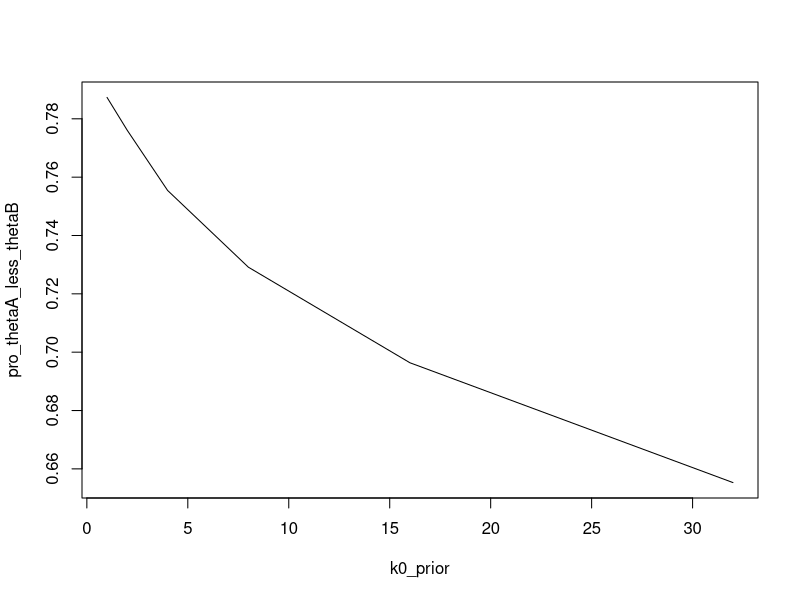
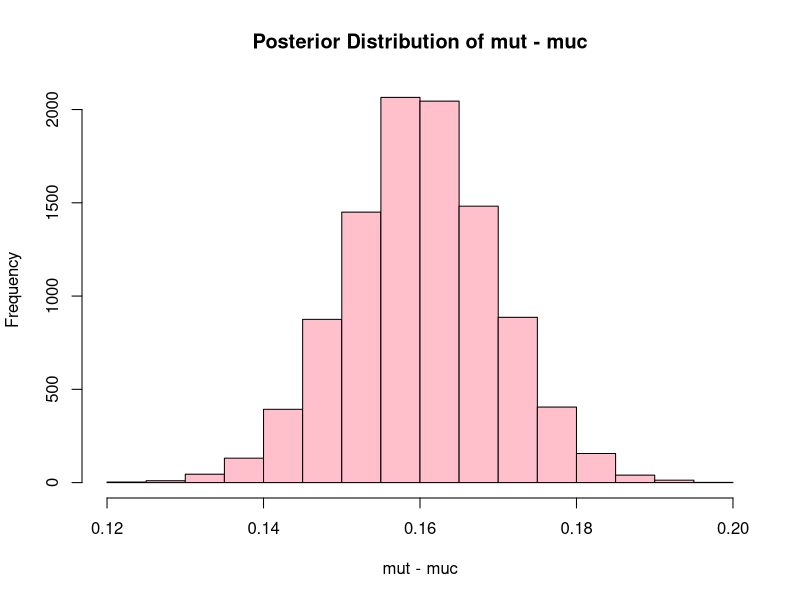

Source code (R) for these figures, in order:
## ---- chunk 1
knitr::opts_chunk$set(echo = TRUE)
## ---- chunk 2
library(MCMCpack)
#school1
school1=c(2.11,9.75,13.88,11.3,8.93,15.66,16.38,4.54,8.86,11.94,12.47,11.11,11.65,14.53,9.61,7.38,3.34,9.06,9.45,5.98,7.44,8.5,1.55,11.45,9.73)
n1=length(school1)
xbar1=mean(school1)
SS1=sum((school1-xbar1)^2)
mu0_prior=5
k0_prior=1
v0_prior=2
SS0_sq=4
kn_posterior1=k0_prior + n1
mu_posterior1=(k0_prior * mu0_prior+ n1 * xbar1) / kn_posterior1
vn_posterior1=v0_prior + n1
sigma_sq_posterior1=(SS1+SS0_sq*v0_prior+(k0_prior*n1/kn_posterior1)*((xbar1-mu0_prior)^2))/vn_posterior1
sigma_samples1=sqrt(rinvgamma(10000,vn_posterior1/2, vn_posterior1*sigma_sq_posterior1/2))
theta1=rnorm(10000, mu_posterior1, sigma_samples1/sqrt(kn_posterior1))
theta_ci1=quantile(theta1, c(0.025, 0.975))
sigma_ci1=quantile(sigma_samples1, c(0.025, 0.975))
cat("Posterior Mean (Theta) of school1:", mean(theta1), "\n")
cat("95% Credible Interval for Theta of school1:", theta_ci1, "\n")
cat("Posterior Standard Deviation (Sigma):", mean(sigma_samples1), "\n")
cat("95% Credible Interval for sigma of school1:", sigma_ci1, "\n")

#school2
school2=c(0.29,1.13,6.52,11.72,6.54,5.63,14.59,11.74,9.12,9.43,10.64,12.28,9.5,0.63,15.35,5.31,8.49,3.04,3.77,6.22,2.14,6.58,1.11)
n2=length(school2)
xbar2=mean(school2)
SS2=sum((school2-xbar2)^2)
kn_posterior2=k0_prior + n2
mu_posterior2=(k0_prior * mu0_prior+ n2 * xbar2) / kn_posterior2
vn_posterior2=v0_prior + n2
sigma_sq_posterior2=(SS2+SS0_sq*v0_prior+(k0_prior*n2/kn_posterior2)*((xbar2-mu0_prior)^2))/vn_posterior2
sigma_samples2=sqrt(rinvgamma(10000,vn_posterior2/2,vn_posterior2*sigma_sq_posterior2/2))
theta2=rnorm(10000, mu_posterior2, sigma_samples2/sqrt(kn_posterior2))
theta_ci2=quantile(theta2, c(0.025, 0.975))
sigma_ci2=quantile(sigma_samples2, c(0.025, 0.975))
cat("Posterior Mean (Theta) of school2:", mean(theta2), "\n")
cat("95% Credible Interval for Theta of school2:", theta_ci2, "\n")
cat("Posterior Standard Deviation (Sigma):", mean(sigma_samples2), "\n")
cat("95% Credible Interval for sigma of school2:", sigma_ci2, "\n") 

#school3
school3=c(4.33,7.77,4.15,5.64,7.69,5.04,10.01,13.43,13.63,9.9,5.72,5.16,4.33,12.9,11.27,6.05
,0.95,6.02,12.22,12.85)
n3=length(school3)
xbar3=mean(school3)
SS3=sum((school3-xbar3)^2)
kn_posterior3=k0_prior + n3
mu_posterior3=(k0_prior * mu0_prior+ n3 * xbar3) / kn_posterior3
vn_posterior3=v0_prior + n3
sigma_sq_posterior3=(SS3+SS0_sq*v0_prior+(k0_prior*n2/kn_posterior3)*((xbar3-mu0_prior)^2))/vn_posterior3
sigma_samples3=sqrt(rinvgamma(10000,vn_posterior3/2,vn_posterior3*sigma_sq_posterior3/2))
theta3=rnorm(10000, mu_posterior3, sigma_samples3/sqrt(kn_posterior3))
theta_ci3=quantile(theta3, c(0.025, 0.975))
sigma_ci3=quantile(sigma_samples3, c(0.025, 0.975))
cat("Posterior Mean (Theta) of school3:", mean(theta3), "\n")
cat("95% Credible Interval for Theta of school3:", theta_ci3, "\n")
cat("Posterior Standard Deviation (Sigma):", mean(sigma_samples3), "\n")
cat("95% Credible Interval for sigma of school3:", sigma_ci3, "\n") 

## ---- chunk 3

compute_posterior_probability_theta = function(samples_i, samples_j, samples_k) {
  i_less_j_less_k = 0
  for(i in 1:10000){
        if (samples_i[i] < samples_j[i] && samples_j[i] < samples_k[i]) {
          i_less_j_less_k = i_less_j_less_k + 1
        }
  }
  
posterior_probability = i_less_j_less_k / length(samples_i) 
  return(posterior_probability)
}

ijk = compute_posterior_probability_theta(theta1, theta2, theta3)
ikj = compute_posterior_probability_theta(theta1, theta3, theta2)
jik = compute_posterior_probability_theta(theta2, theta1, theta3)
jki = compute_posterior_probability_theta(theta2, theta3, theta1)
kij = compute_posterior_probability_theta(theta3, theta1, theta2)
kji = compute_posterior_probability_theta(theta3, theta2, theta1)

cat("Posterior Probability theta1 < theta2 < theta3:", ijk, "\n")
cat("Posterior Probability theta1 < theta3 < theta2:", ikj, "\n")
cat("Posterior Probability theta2 < theta1 < theta3:", jik, "\n")
cat("Posterior Probability theta2 < theta3 < theta1:", jki, "\n")
cat("Posterior Probability theta3 < theta1 < theta2:", kij, "\n")
cat("Posterior Probability theta3 < theta2 < theta1:", kji, "\n")

## ---- chunk 4

Y11=rt(10000,vn_posterior1)*sigma_samples1/sqrt(kn_posterior1)*sqrt(kn_posterior1+1)+mu_posterior1

Y22=rt(10000,vn_posterior2)*sigma_samples2/sqrt(kn_posterior2)*sqrt(kn_posterior2+1)+mu_posterior2

Y33=rt(10000,vn_posterior3)*sigma_samples3/sqrt(kn_posterior3)*sqrt(kn_posterior3+1)+mu_posterior3
compute_posterior_probability_Y = function(samples_i, samples_j, samples_k) {
  i_less_j_less_k = 0
  for(i in 1:10000){
        if (samples_i[i] < samples_j[i] && samples_j[i] < samples_k[i]) {
          i_less_j_less_k = i_less_j_less_k + 1
        }
  }
  
posterior_probability = i_less_j_less_k / length(samples_i) 
  return(posterior_probability)
}


ijk1 = compute_posterior_probability_Y(Y11, Y22, Y33)
ikj1 = compute_posterior_probability_Y(Y11, Y33, Y22)
jik1 = compute_posterior_probability_Y(Y22, Y11, Y33)
jki1 = compute_posterior_probability_Y(Y22, Y33, Y11)
kij1 = compute_posterior_probability_Y(Y33, Y11, Y22)
kji1 = compute_posterior_probability_Y(Y33, Y22, Y11)


cat("Posterior Probability Y1 < Y2 < Y3:", ijk1, "\n")
cat("Posterior Probability Y1 < Y3 < Y2:", ikj1, "\n")
cat("Posterior Probability Y2 < Y1 < Y3:", jik1, "\n")
cat("Posterior Probability Y2 < Y3 < Y1:", jki1, "\n")
cat("Posterior Probability Y3 < Y1 < Y2:", kij1, "\n")
cat("Posterior Probability Y3 < Y2 < Y1:", kji1, "\n")
## ---- chunk 5
  theta1_bigger_theta2_and_theta1_bigger_theta3 = 0
    for(i in 1:10000){
        if (theta1[i] > theta2[i] && theta1[i] > theta3[i]) {
           theta1_bigger_theta2_and_theta1_bigger_theta3 =  theta1_bigger_theta2_and_theta1_bigger_theta3 + 1
        }
  }
theta_posterior_probability =  theta1_bigger_theta2_and_theta1_bigger_theta3 / length(theta1) 
  Y1_bigger_Y2_and_Y1_bigger_Y3=0
  for(i in 1:10000){
        if (Y11[i] >Y22 [i] && Y11[i] > Y33[i]) {
          Y1_bigger_Y2_and_Y1_bigger_Y3 =Y1_bigger_Y2_and_Y1_bigger_Y3 + 1
        }
  }
  
Y_posterior_probability = Y1_bigger_Y2_and_Y1_bigger_Y3 / length(Y11) 
 
cat("Posterior Probability Y1 > Y2 and Y1 > Y3:",Y_posterior_probability, "\n")
cat("Posterior Probability theta1 > theta2 and theta1 > theta3:", theta_posterior_probability, "\n")
## ---- chunk 6
mu0_prior=75
k0_prior=c(1,2,4,8,16,32)
v0_prior=c(1,2,4,8,16,32)
SS0_sq=100
nA=16
Abar=75.2
Asd=7.3
SSA=Asd^2*(nA-1)

kn_posteriorA=rep(0,length(k0_prior))
mu_posteriorA=rep(0,length(k0_prior))
vn_posteriorA=rep(0,length(k0_prior))
sigma_sq_posteriorA=rep(0,length(k0_prior))
thetaA=matrix(0,nrow=100000,ncol=6)
sigma_samplesA=matrix(0,nrow=100000,ncol=6)
for(i in 1:length(k0_prior))
  {
  kn_posteriorA[i]=k0_prior[i] + nA
   mu_posteriorA[i]=(k0_prior[i] * mu0_prior+ nA * Abar) / kn_posteriorA[i]
   vn_posteriorA[i]=v0_prior[i] + nA
sigma_sq_posteriorA[i]=(SSA+SS0_sq*v0_prior[i]+(k0_prior[i]*nA/kn_posteriorA[i])*((Abar-mu0_prior)^2))/vn_posteriorA[i]
sigma_samplesA[,i]=sqrt(rinvgamma(100000,vn_posteriorA[i]/2,vn_posteriorA[i]*sigma_sq_posteriorA[i]/2))
thetaA[,i]=rnorm(100000, mu_posteriorA[i], sigma_samplesA[,i]/sqrt(kn_posteriorA[i]))}

nB=16
Bbar = 77.5
Bsd = 8.1
SSB=Bsd^2*(nB-1)
kn_posteriorB=rep(0,length(k0_prior))
mu_posteriorB=rep(0,length(k0_prior))
vn_posteriorB=rep(0,length(k0_prior))
sigma_sq_posteriorB=rep(0,length(k0_prior))
thetaB=matrix(0,nrow=100000,ncol=6)
sigma_samplesB=matrix(0,nrow=100000,ncol=6)
for(i in 1:length(k0_prior))
  {kn_posteriorB[i]=k0_prior[i] + nB
   mu_posteriorB[i]=(k0_prior[i] * mu0_prior+ nB * Bbar) / kn_posteriorB[i]
   vn_posteriorB[i]=v0_prior[i] + nB
sigma_sq_posteriorB[i]=(SSB+SS0_sq*v0_prior[i]+(k0_prior[i]*nB/kn_posteriorB[i])*((Bbar-mu0_prior)^2))/vn_posteriorB[i]
sigma_samplesB[,i]=sqrt(rinvgamma(100000,vn_posteriorB[i]/2,vn_posteriorB[i]*sigma_sq_posteriorB[i]/2))
thetaB[,i]=rnorm(100000, mu_posteriorB[i], sigma_samplesB[,i]/sqrt(kn_posteriorB[i]))}
pro_thetaA_less_thetaB=rep(0,length(k0_prior))
for(i in 1:length(k0_prior))
  pro_thetaA_less_thetaB[i]=length(which(thetaA[,i]<thetaB[,i]))/100000

plot(k0_prior,pro_thetaA_less_thetaB,type='l')
## ---- chunk 7
c_n = 32
c_bar <- 1.013
c_sd=0.24

t_n = 36
t_bar = 1.173
t_sd = 0.20

sigma_c = Inf
sigma_t = Inf

posterior_mean_c = c_bar
posterior_variance_c = c_sd^2 / c_n

posterior_mean_t = t_bar
posterior_variance_t = t_sd^2 / t_n

n_samples <- 10000
sample_t=rt(n_samples,t_n-1)*sqrt(posterior_variance_t/t_n)+posterior_mean_t
sample_c=rt(n_samples,c_n-1)*sqrt(posterior_variance_c/c_n)+posterior_mean_c
posterior_mean_diff = sample_t-sample_c

hist(posterior_mean_diff,  col = "pink", xlab = "mut - muc", main = "Posterior Distribution of mut - muc")
quantiles = quantile(posterior_mean_diff, c(0.025, 0.975))
lower_interval = quantiles[1]
upper_interval = quantiles[2]

cat("Approximate 95% posterior interval for mut - muc:", lower_interval, "to", upper_interval, "\n")
